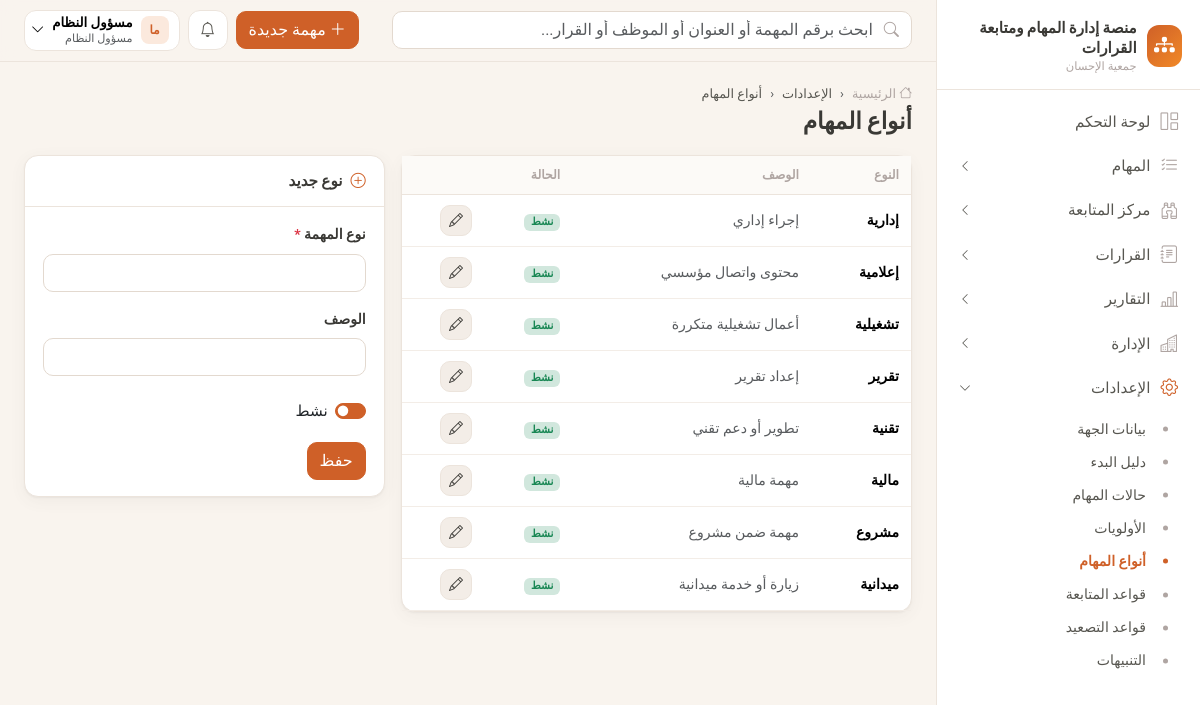
The app's page /settings/task-types/ (signed in) with its own data.
### apps/accounts/models.py (models this page shows, shortened)
class User(AbstractBaseUser, PermissionsMixin):
    email = models.EmailField("البريد الإلكتروني", unique=True)
    phone = models.CharField("رقم الجوال", max_length=20, unique=True, null=True, blank=True)
    full_name = models.CharField("الاسم الكامل", max_length=150)
    role = models.ForeignKey(Role, verbose_name="الدور", on_delete=models.PROTECT, null=True, related_name="users")
    is_active = models.BooleanField("الحساب نشط", default=True)
    is_staff = models.BooleanField(default=False)
    date_joined = models.DateTimeField(default=timezone.now)
    failed_login_count = models.PositiveSmallIntegerField(default=0)
    locked_until = models.DateTimeField(null=True, blank=True)
    otp_enabled = models.BooleanField("تفعيل التحقق الثنائي", default=False)
    must_change_password = models.BooleanField(default=False)
    objects = UserManager()
    USERNAME_FIELD = "email"
    EMAIL_FIELD = "email"
    REQUIRED_FIELDS = ["full_name"]
    class Meta:
        db_table = "users"
        verbose_name = "مستخدم"
        indexes = [models.Index(fields=["is_active"])]

class Role(models.Model):
    code = models.CharField("الرمز", max_length=40, unique=True, choices=ROLES)
    name = models.CharField("الاسم", max_length=80)
    description = models.TextField("الوصف", blank=True)
    permissions = models.ManyToManyField(Permission, related_name="roles", blank=True, db_table="role_permissions")
    is_system = models.BooleanField(default=True)
    class Meta:
        db_table = "roles"
        verbose_name = "دور"

### apps/tasks/models.py (models this page shows, shortened)
class TaskType(models.Model):
    name = models.CharField("نوع المهمة", max_length=100, unique=True)
    description = models.CharField("الوصف", max_length=250, blank=True)
    is_active = models.BooleanField("نشط", default=True)
    class Meta:
        db_table = "task_types"
        ordering = ["name"]

### apps/core/views.py (the view)
# urls.py: path("task-types/", views.task_types, name="task_types"),
@perm_required("settings.manage")
def task_types(request, pk=None):
    instance = get_object_or_404(TaskType, pk=pk) if pk else None
    form = TaskTypeForm(request.POST or None, instance=instance)
    if request.method == "POST" and form.is_valid():
        t = form.save()
        audit.log("settings.updated", description=f"نوع مهمة: {t.name}")
        messages.success(request, "تم حفظ نوع المهمة")
        return redirect("core:task_types")
    return render(request, "core/task_types.html", {"types": TaskType.objects.all(), "form": form, "instance": instance})

### apps/tasks/forms.py
class TaskTypeForm(BootstrapMixin, forms.ModelForm):
    class Meta:
        model = TaskType
        fields = ["name", "description", "is_active"]

### apps/core/branding.py (called while the page is built)
def get_org():
    return get_setting("organization")

### apps/core/context_processors.py (called while the page is built)
def platform(request):
    org = get_org()
    ctx = {
        "ORG": org,
        "PLATFORM_NAME": org.get("platform_name") or "منصة إدارة المهام ومتابعة القرارات",
        "ORG_NAME": org.get("name"),
        "ORG_SHORT": org.get("short_name") or org.get("name"),
    }
    user = getattr(request, "user", None)
    if user and user.is_authenticated:
        from apps.notifications.models import Notification
        unread = Notification.objects.filter(recipient=user, is_read=False)
        ctx.update({
            "menu": build_menu(request),
            "unread_count": unread.count(),
            "latest_notifications": Notification.objects.filter(recipient=user).select_related("task")[:6],
            "current_employee": getattr(user, "employee", None),
        })
    return ctx

### apps/core/menu.py (called while the page is built)
def _visible(item, user):
    if item.get("perm") and not has_perm(user, item["perm"]):
        return False
    if item.get("needs_employee") and not getattr(user, "employee", None):
        return False
    return True

### apps/core/permissions.py (called while the page is built)
def has_perm(user, code):
    if not user or not user.is_authenticated or not user.is_active:
        return False
    if user.is_superuser:
        return True
    return code in user.permission_codes

def perm_required(*codes, any_of=False):
    def decorator(view):
        @wraps(view)
        def wrapper(request, *args, **kwargs):
            if not request.user.is_authenticated:
                from django.contrib.auth.views import redirect_to_login
                return redirect_to_login(request.get_full_path())
            checks = [has_perm(request.user, c) for c in codes]
            if (any_of and not any(checks)) or (not any_of and not all(checks)):
                raise PermissionDenied("ليس لديك صلاحية للوصول إلى هذه الصفحة")
            return view(request, *args, **kwargs)
        return wrapper
    return decorator

### apps/core/templatetags/ui.py (called while the page is built)
@register.filter
def can(user, code):
    return has_perm(user, code)

@register.filter
def initials(name):
    parts = (name or "").split()
    if not parts:
        return "؟"
    return parts[0][:1] + (parts[-1][:1] if len(parts) > 1 else "")

### apps/tasks/engine.py (called while the page is built)
def _rules_for(task, rules):
    specific = [r for r in rules if r.priorities and task.priority in r.priorities]
    if specific:
        return specific
    return [r for r in rules if not r.priorities]

### templates/core/task_types.html (shortened to what this page needs)
{% extends "base.html" %}
{% block breadcrumbs %}<li class="breadcrumb-item">الإعدادات</li><li class="breadcrumb-item active">أنواع المهام</li>{% endblock %}
{% block page_title %}أنواع المهام{% endblock %}
{% block content %}
<div class="row g-3">
  <div class="col-lg-7"><div class="card"><div class="table-responsive"><table class="table">
    <thead><tr><th>النوع</th><th>الوصف</th><th>الحالة</th><th></th></tr></thead>
    <tbody>{% for t in types %}<tr><td class="fw-semibold">{{ t.name }}</td><td class="small text-muted">{{ t.description }}</td><td>{% if t.is_active %}<span class="badge bg-success-subtle text-success">نشط</span>{% else %}<span class="badge bg-secondary">موقوف</span>{% endif %}</td><td><a href="{% url 'core:task_type_edit' t.pk %}" class="btn btn-soft btn-sm"><i class="bi bi-pencil"></i></a></td></tr>
    {% empty %}<tr><td colspan="4">{% include "partials/empty.html" %}</td></tr>{% endfor %}</tbody>
  </table></div></div></div>
  <div class="col-lg-5"><div class="card"><div class="card-header"><i class="bi bi-plus-circle"></i> {% if instance %}تعديل: {{ instance.name }}{% else %}نوع جديد{% endif %}</div><div class="card-body">
    <form method="post" class="row g-3">{% csrf_token %}{% for f in form %}{% include "partials/form_field.html" with field=f %}{% endfor %}
      <div class="col-12 d-flex gap-2"><button class="btn btn-brand">حفظ</button>{% if instance %}<a href="{% url 'core:task_types' %}" class="btn btn-soft">جديد</a>{% endif %}</div></form>
  </div></div></div>
</div>
{% endblock %}

### templates/base.html (shortened to what this page needs)
{% load static ui %}<!doctype html>
<html lang="ar" dir="rtl">
<head>
  <link rel="stylesheet" href="https://cdn.jsdelivr.net/npm/bootstrap@5.3.3/dist/css/bootstrap.rtl.min.css">
  <link rel="stylesheet" href="https://cdn.jsdelivr.net/npm/bootstrap-icons@1.11.3/font/bootstrap-icons.min.css">
  <link rel="stylesheet" href="https://cdn.jsdelivr.net/npm/tom-select@2.3.1/dist/css/tom-select.bootstrap5.min.css">
  <link rel="stylesheet" href="{% static 'css/app.css' %}">
</head>
<body>
{% block body %}
<div class="app-shell">
  <aside class="sidebar" aria-label="القائمة الرئيسية">
    <div class="brand-box">
      {% if ORG.logo %}<img src="{% url 'branding_logo' %}" alt="" style="width:42px;height:42px;object-fit:contain;border-radius:10px">{% else %}<div class="brand-logo"><i class="bi bi-diagram-3-fill"></i></div>{% endif %}
      <div>
        <div class="brand-title">{{ PLATFORM_NAME }}</div>
        <div class="brand-sub">{{ ORG_SHORT }}</div>
      </div>
    </div>
    <nav>
      {% for item in menu %}
        {% if item.children %}
          <button class="nav-group-btn {% if item.active %}active{% endif %}" data-bs-toggle="collapse" data-bs-target="#nav-{{ forloop.counter }}" aria-expanded="{% if item.active %}true{% else %}false{% endif %}">
            <i class="bi {{ item.icon }}"></i><span>{{ item.label }}</span><i class="bi bi-chevron-left chev"></i>
          </button>
          <div class="collapse {% if item.active %}show{% endif %}" id="nav-{{ forloop.counter }}">
            <div class="nav-sub">
              {% for c in item.children %}<a href="{{ c.url }}" class="{% if c.active %}active{% endif %}">{{ c.label }}</a>{% endfor %}
            </div>
          </div>
        {% else %}
          <a class="nav-item-link {% if item.active %}active{% endif %}" href="{{ item.url }}"><i class="bi {{ item.icon }}"></i><span>{{ item.label }}</span></a>
        {% endif %}
      {% endfor %}
    </nav>
  </aside>
  <div class="main">
    <header class="topbar">
      <form class="search" action="{% url 'tasks:search' %}" method="get" role="search">
        <i class="bi bi-search"></i>
        <input class="form-control" type="search" name="q" value="{{ request.GET.q|default:'' }}" placeholder="ابحث برقم المهمة أو العنوان أو الموظف أو القرار...">
      </form>
      <div class="ms-auto d-flex align-items-center gap-2">
        {% if user|can:"tasks.create" %}
        <a href="{% url 'tasks:create' %}" class="btn btn-brand d-none d-md-inline-flex align-items-center gap-1"><i class="bi bi-plus-lg"></i> مهمة جديدة</a>
        {% endif %}
        <div class="dropdown">
          <button class="top-icon" data-bs-toggle="dropdown" aria-label="التنبيهات" data-unread-url="{% url 'notifications:unread_count' %}">
            <i class="bi bi-bell"></i>{% if unread_count %}<span class="dot">{{ unread_count }}</span>{% endif %}
          </button>
        </div>
        <div class="dropdown">
          <button class="user-chip" data-bs-toggle="dropdown">
            <span class="avatar sm">{{ user.full_name|initials }}</span>
            <span class="d-none d-sm-block text-start lh-sm">
              <span class="d-block small fw-semibold">{{ user.full_name }}</span>
              <span class="d-block text-muted" style="font-size:.7rem">{{ user.role.name|default:"—" }}</span>
            </span>
            <i class="bi bi-chevron-down small"></i>
          </button>
        </div>
      </div>
    </header>
    <main class="content">
      <div class="page-head">
        <div>
          <nav aria-label="breadcrumb"><ol class="breadcrumb">
            <li class="breadcrumb-item"><a href="{% url 'dashboard:home' %}"><i class="bi bi-house"></i> الرئيسية</a></li>
            {% block breadcrumbs %}{% endblock %}
          </ol></nav>
          <h1>{% block page_title %}{% endblock %}</h1>
        </div>
      </div>
      {% block content %}{% endblock %}
    </main>
  </div>
</div>
{% endblock %}
</body>
</html>

### records on screen
User: full_name|initials "ما", full_name "مسؤول النظام", role.name "مسؤول النظام"
TaskType: name "إدارية", description "إجراء إداري", is_active "نشط"
TaskType: name "إعلامية", description "محتوى واتصال مؤسسي", is_active "نشط"
TaskType: name "تشغيلية", description "أعمال تشغيلية متكررة", is_active "نشط"
TaskType: name "تقرير", description "إعداد تقرير", is_active "نشط"
TaskType: name "تقنية", description "تطوير أو دعم تقني", is_active "نشط"
TaskType: name "مالية", description "مهمة مالية", is_active "نشط"
TaskType: name "مشروع", description "مهمة ضمن مشروع", is_active "نشط"
TaskType: name "ميدانية", description "زيارة أو خدمة ميدانية", is_active "نشط"

### other values on screen
{{ PLATFORM_NAME }} "منصة إدارة المهام ومتابعة القرارات"
{{ ORG_SHORT }} "جمعية الإحسان"
{{ item.label }} "لوحة التحكم"
{{ item.label }} "المهام" "مركز المتابعة" "القرارات" "التقارير" "الإدارة" "الإعدادات"
{{ c.label }} "بيانات الجهة" "دليل البدء" "حالات المهام" "الأولويات" "أنواع المهام" "قواعد المتابعة" "قواعد التصعيد" "التنبيهات"
{{ field.label }} "نوع المهمة" "الوصف"
{{ field.label }} "نشط"
